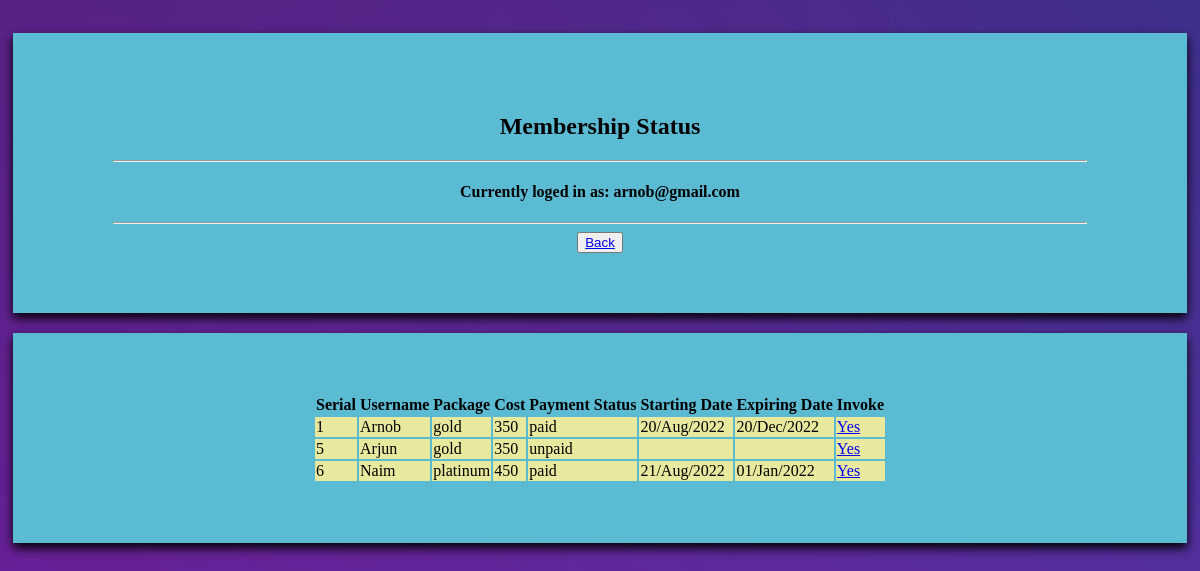
The page /Admin/view/admin_memberships.php (signed in) on the database its author committed.
### tables this page shows
CREATE TABLE `memberships` (
  `id` int(250) NOT NULL,
  `username` varchar(250) NOT NULL,
  `package` varchar(250) NOT NULL,
  `cost` varchar(250) NOT NULL,
  `payment` varchar(250) NOT NULL,
  `starting_date` varchar(250) NOT NULL,
  `expiring_date` varchar(250) NOT NULL
);

### Admin/model/admin_db.php (called while the page is built, shortened)
<?php
class db
{
function ShowAll($conn,$table)
{
    $result = $conn->query("SELECT * FROM  $table");
    return $result;
}
}
?>

### Admin/view/admin_memberships.php (the view, shortened to what this page needs)
<?php
include('../model/admin_db.php');
?>
<html>
<body background="../uploads/admin/admin_registration_background.jpg">
<link rel="stylesheet" type="text/css" href="../css/admin_welcome_style.css">
</head>
<form>
<h2><center>Membership Status</center></h2>
<hr size="2" width="100%">
<h4><center>Currently loged in as: <?php echo $_SESSION["email"];?></center></h4>
<hr size="2" width="100%">
<center><button><a href="../view/admin_homepage.php">Back</a></button></center>
</form>
<form>
<center>
<?php
$connection = new db();
$conobj=$connection->openCon();
$userQuery=$connection->ShowAll($conobj,"memberships");
if ($userQuery->num_rows > 0)
{
  echo "<form action='' method='post'>";
  echo "<table><tr><th>Serial</th><th>Username</th><th>Package</th><th>Cost</th><th>Payment Status</th><th>Starting Date</th><th>Expiring Date</th><th>Invoke</th></tr>";
  while($row = $userQuery->fetch_assoc())
  {
    echo "<tr><td>".$row["id"]."</td><td>".$row["username"]."</td><td>".$row["package"]."</td><td>".$row["cost"]."</td><td>".$row["payment"]."</td><td>".$row["starting_date"]."</td><td>".$row["expiring_date"]."</td><td><a href='admin_memberships.php?id=".$row['id']."' > Yes </a></td></tr>";
  }
  echo "</table>";
  }
  else
  {
    echo "No results found! :(";
  }
?>
</body>
</html>

### Admin/css/admin_welcome_style.css (style rules this page uses)
* { box-sizing: border-box; }
body { padding: 5px; }
body form { margin-top: 20px; }
form { background-color: rgb(91, 187, 211); padding: 60px 100px; box-shadow: 0px 5px 10px black; }
td { background-color: rgb(232, 232, 158); }

### rows shown on the page
memberships: id "1", username "Arnob", package "gold", cost "350", payment "paid", starting_date "20/Aug/2022", expiring_date "20/Dec/2022"
memberships: id "5", username "Arjun", package "gold", cost "350", payment "unpaid"
memberships: id "6", username "Naim", package "platinum", cost "450", payment "paid", starting_date "21/Aug/2022", expiring_date "01/Jan/2022"

### other values the page prints
$_SESSION["email"] "arnob@gmail.com"
